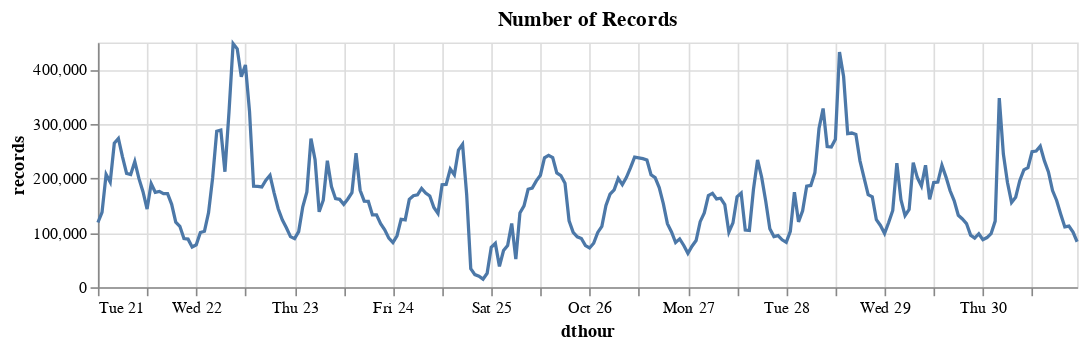

The notebook cell saved with this chart:
### Markdown cell above
The number of records varies a lot by each hour.

### Code cell
display(train.groupby(pd.Grouper(freq="h")).size())
alt.Chart(
    train.groupby(pd.Grouper(freq="h")).size().rename("records").reset_index()
).mark_line().encode(x="dthour:T", y="records:Q").properties(
    title="Number of Records", width=600, height=150
)

### Figure 1 — Vega-Lite specification as saved in the notebook (floating-point values rounded to 4 significant figures; data arrays with more than 128 entries replaced by an {"elided": "..."} marker saying what was removed)
{"config": {"view": {"continuousWidth": 400, "continuousHeight": 300}}, "data": {"name": "data-78f279033d609c21d252c6be2d614861"}, "mark": "line", "encoding": {"x": {"field": "dthour", "type": "temporal"}, "y": {"field": "records", "type": "quantitative"}}, "height": 150, "title": "Number of Records", "width": 600, "$schema": "https://vega.github.io/schema/vega-lite/v4.17.0.json", "datasets": {"data-78f279033d609c21d252c6be2d614861": {"elided": "240 records"}}}
